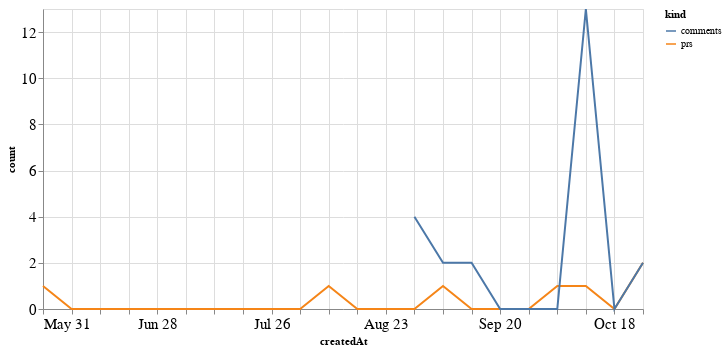

Source (notebook cell):
### Code cell
alt.Chart(total_time, width=600).mark_line().encode(
    x='createdAt',
    y='count',
    color='kind'
)

### Figure 1 — Vega-Lite specification as saved in the notebook (floating-point values rounded to 4 significant figures)
{"config": {"axisLeft": {"labelFontSize": 15}, "axisBottom": {"labelFontSize": 15}}, "data": {"name": "data-2ba9f536218ca5d385879bb1251f9614"}, "mark": "line", "encoding": {"color": {"type": "nominal", "field": "kind"}, "x": {"type": "temporal", "field": "createdAt"}, "y": {"type": "quantitative", "field": "count"}}, "width": 600, "$schema": "https://vega.github.io/schema/vega-lite/v4.8.1.json", "datasets": {"data-2ba9f536218ca5d385879bb1251f9614": [{"createdAt": "2020-05-31T00:00:00", "kind": "prs", "count": 1.0}, {"createdAt": "2020-06-07T00:00:00", "kind": "prs", "count": 0.0}, {"createdAt": "2020-06-14T00:00:00", "kind": "prs", "count": 0.0}, {"createdAt": "2020-06-21T00:00:00", "kind": "prs", "count": 0.0}, {"createdAt": "2020-06-28T00:00:00", "kind": "prs", "count": 0.0}, {"createdAt": "2020-07-05T00:00:00", "kind": "prs", "count": 0.0}, {"createdAt": "2020-07-12T00:00:00", "kind": "prs", "count": 0.0}, {"createdAt": "2020-07-19T00:00:00", "kind": "prs", "count": 0.0}, {"createdAt": "2020-07-26T00:00:00", "kind": "prs", "count": 0.0}, {"createdAt": "2020-08-02T00:00:00", "kind": "prs", "count": 0.0}, {"createdAt": "2020-08-09T00:00:00", "kind": "prs", "count": 1.0}, {"createdAt": "2020-08-16T00:00:00", "kind": "prs", "count": 0.0}, {"createdAt": "2020-08-23T00:00:00", "kind": "prs", "count": 0.0}, {"createdAt": "2020-08-30T00:00:00", "kind": "prs", "count": 0.0}, {"createdAt": "2020-09-06T00:00:00", "kind": "prs", "count": 1.0}, {"createdAt": "2020-09-13T00:00:00", "kind": "prs", "count": 0.0}, {"createdAt": "2020-09-20T00:00:00", "kind": "prs", "count": 0.0}, {"createdAt": "2020-09-27T00:00:00", "kind": "prs", "count": 0.0}, {"createdAt": "2020-10-04T00:00:00", "kind": "prs", "count": 1.0}, {"createdAt": "2020-10-11T00:00:00", "kind": "prs", "count": 1.0}, {"createdAt": "2020-10-18T00:00:00", "kind": "prs", "count": 0.0}, {"createdAt": "2020-10-25T00:00:00", "kind": "prs", "count": 2.0}, {"createdAt": "2020-05-31T00:00:00", "kind": "comments", "count": null}, {"createdAt": "2020-06-07T00:00:00", "kind": "comments", "count": null}, {"createdAt": "2020-06-14T00:00:00", "kind": "comments", "count": null}, {"createdAt": "2020-06-21T00:00:00", "kind": "comments", "count": null}, {"createdAt": "2020-06-28T00:00:00", "kind": "comments", "count": null}, {"createdAt": "2020-07-05T00:00:00", "kind": "comments", "count": null}, {"createdAt": "2020-07-12T00:00:00", "kind": "comments", "count": null}, {"createdAt": "2020-07-19T00:00:00", "kind": "comments", "count": null}, {"createdAt": "2020-07-26T00:00:00", "kind": "comments", "count": null}, {"createdAt": "2020-08-02T00:00:00", "kind": "comments", "count": null}, {"createdAt": "2020-08-09T00:00:00", "kind": "comments", "count": null}, {"createdAt": "2020-08-16T00:00:00", "kind": "comments", "count": null}, {"createdAt": "2020-08-23T00:00:00", "kind": "comments", "count": null}, {"createdAt": "2020-08-30T00:00:00", "kind": "comments", "count": 4.0}, {"createdAt": "2020-09-06T00:00:00", "kind": "comments", "count": 2.0}, {"createdAt": "2020-09-13T00:00:00", "kind": "comments", "count": 2.0}, {"createdAt": "2020-09-20T00:00:00", "kind": "comments", "count": 0.0}, {"createdAt": "2020-09-27T00:00:00", "kind": "comments", "count": 0.0}, {"createdAt": "2020-10-04T00:00:00", "kind": "comments", "count": 0.0}, {"createdAt": "2020-10-11T00:00:00", "kind": "comments", "count": 13.0}, {"createdAt": "2020-10-18T00:00:00", "kind": "comments", "count": 0.0}, {"createdAt": "2020-10-25T00:00:00", "kind": "comments", "count": 2.0}]}}
